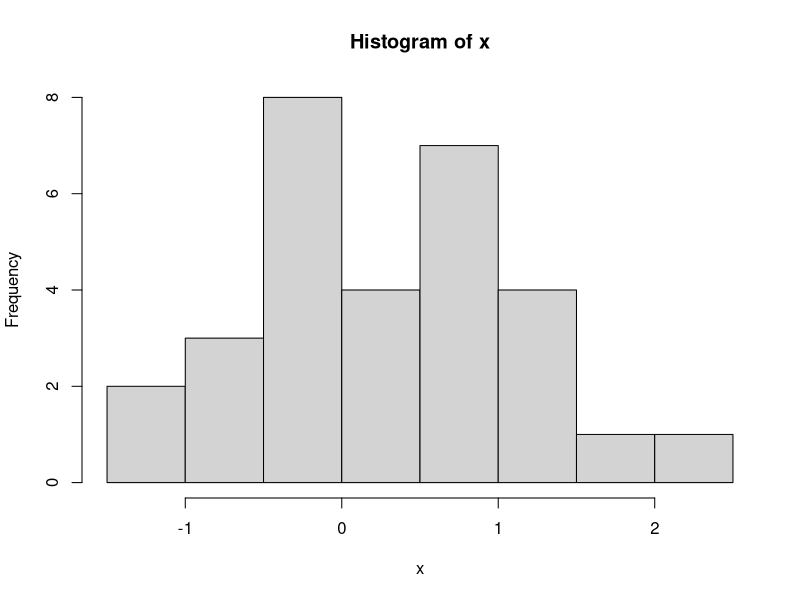

This figure's R source:
## ---- chunk 1
(x <- rnorm(30))
## ---- chunk 2
hist(x)
